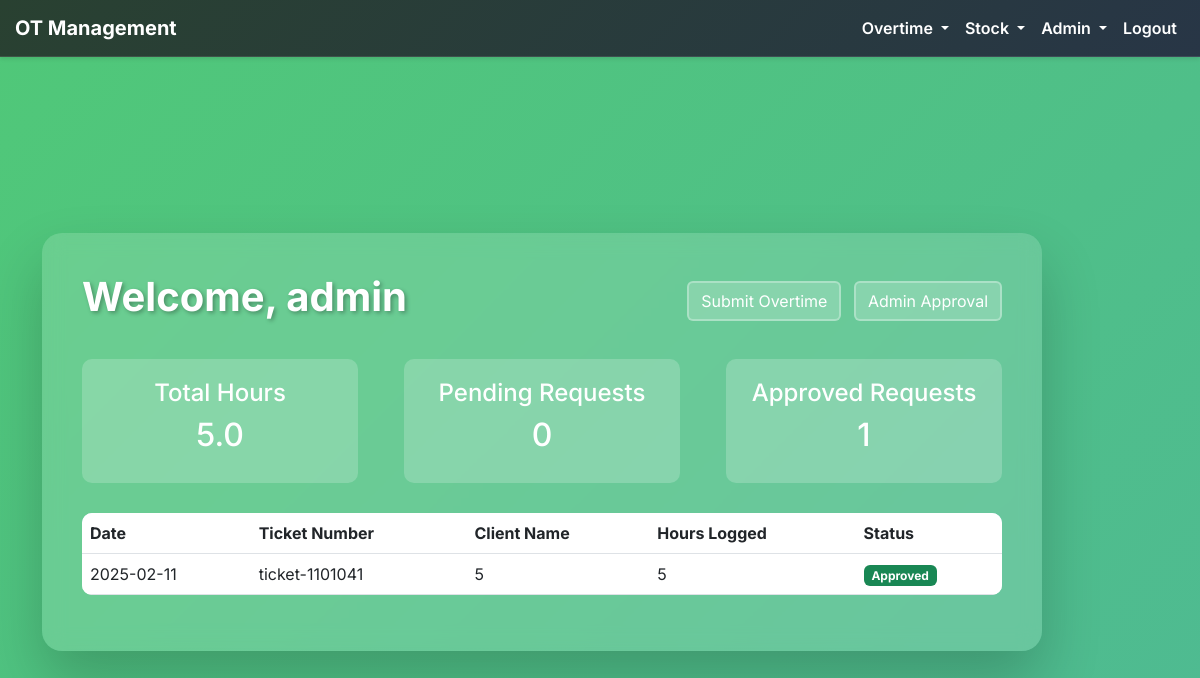
The page /dashboard (signed in) on the database its author committed.
### models/user.py (models this page shows, shortened)
class User(UserMixin, db.Model):
    id = db.Column(db.Integer, primary_key=True)
    username = db.Column(db.String(64), unique=True, nullable=False)
    email = db.Column(db.String(120), unique=True, nullable=True)
    password_hash = db.Column(db.String(255), nullable=False)
    is_admin = db.Column(db.Boolean, default=False, nullable=False)
    can_access_overtime = db.Column(db.Boolean, default=False, nullable=False)
    can_access_inventory = db.Column(db.Boolean, default=False, nullable=False)
    def has_overtime_access(self):
        return self.is_admin or self.can_access_overtime
    def has_inventory_access(self):
        return self.is_admin or self.can_access_inventory

### models/overtime.py (models this page shows, shortened)
class OvertimeRequest(db.Model):
    id = db.Column(db.Integer, primary_key=True)
    ticket_number = db.Column(db.String(50), nullable=False)
    time_logged = db.Column(db.String(20), nullable=False)  # Stored as a string for simplicity
    client_name = db.Column(db.String(100), nullable=False)
    manager_name = db.Column(db.String(100), nullable=False)
    date = db.Column(db.Date, nullable=False)
    created_at = db.Column(db.DateTime, default=datetime.utcnow)
    status = db.Column(db.String(20), default='pending')  # New field: pending, approved, denied

### routes/overtime.py (the view)
@overtime_blueprint.route('/dashboard', methods=['GET'])
@login_required
def dashboard():
    if not current_user.has_overtime_access():
        flash('You do not have permission to access overtime features.', 'danger')
        return redirect(url_for('index'))
    try:
        thirty_days_ago = datetime.now().date() - timedelta(days=30)
        user_requests = OvertimeRequest.query.filter(
            OvertimeRequest.manager_name == current_user.username,
            OvertimeRequest.date >= thirty_days_ago
        ).order_by(OvertimeRequest.date.desc()).all()
        total_hours = sum(float(req.time_logged) for req in user_requests)
        return render_template('dashboard.html',
                               requests=user_requests,
                               total_hours=total_hours)
    except OperationalError:
        from sqlalchemy import text
        db.session.execute(text('ALTER TABLE overtime_request ADD COLUMN status TEXT DEFAULT "pending"'))
        db.session.commit()
        user_requests = OvertimeRequest.query.filter(
            OvertimeRequest.manager_name == current_user.username,
            OvertimeRequest.date >= thirty_days_ago
        ).order_by(OvertimeRequest.date.desc()).all()
        total_hours = sum(float(req.time_logged) for req in user_requests)
        return render_template('dashboard.html',
                               requests=user_requests,
                               total_hours=total_hours)

### templates/dashboard.html (shortened to what this page needs)
{% extends "base.html" %}
{% block content %}
<div class="dashboard-container">
    <div class="dashboard-header">
        <h1 class="dashboard-title">Welcome, {{ current_user.username }}</h1>
        <div>
            <a href="{{ url_for('overtime.overtime_form') }}" class="btn btn-primary me-2">Submit Overtime</a>
            {% if current_user.is_admin %}
            <a href="{{ url_for('overtime.admin_overtime_approval') }}" class="btn btn-secondary">Admin Approval</a>
            {% endif %}
        </div>
    </div>
    <div class="dashboard-stats">
        <div class="stat-card">
            <h4>Total Hours</h4>
            <h2>{{ total_hours }}</h2>
        </div>
        <div class="stat-card">
            <h4>Pending Requests</h4>
            <h2>{{ requests|selectattr('status', 'equalto', 'pending')|list|length }}</h2>
        </div>
        <div class="stat-card">
            <h4>Approved Requests</h4>
            <h2>{{ requests|selectattr('status', 'equalto', 'approved')|list|length }}</h2>
        </div>
    </div>
    <table class="table table-hover">
        <thead>
            <tr>
                <th>Date</th>
                <th>Ticket Number</th>
                <th>Client Name</th>
                <th>Hours Logged</th>
                <th>Status</th>
            </tr>
        </thead>
        <tbody>
            {% for request in requests %}
            <tr>
                <td>{{ request.date }}</td>
                <td>{{ request.ticket_number }}</td>
                <td>{{ request.client_name }}</td>
                <td>{{ request.time_logged }}</td>
                <td>
                    {% if request.status == 'pending' %}
                        <span class="badge bg-warning">Pending</span>
                    {% elif request.status == 'approved' %}
                        <span class="badge bg-success">Approved</span>
                    {% else %}
                        <span class="badge bg-danger">Denied</span>
                    {% endif %}
                </td>
            </tr>
            {% endfor %}
        </tbody>
    </table>
</div>
{% endblock %}

### templates/base.html (style rules this page uses)
body { padding-top: 60px; background: linear-gradient(135deg, #50c878, #4a90e2); background-size: 400% 400%; animation: GradientBackground 15s ease infinite; color: white; font-family: 'Inter', sans-serif; min-height: 100vh; display: flex; align-items: center; justify-content: center; }
.table { color: #ffffff; }

### templates/dashboard.html (style rules this page uses)
body { background: linear-gradient(135deg, #50c878, #4a90e2); background-size: 400% 400%; animation: GradientBackground 15s ease infinite; color: white; font-family: 'Inter', sans-serif; min-height: 100vh; display: flex; align-items: center; justify-content: center; }
.dashboard-container { background: rgba(255, 255, 255, 0.15); backdrop-filter: blur(10px); border-radius: 20px; padding: 40px; box-shadow: 0 30px 60px rgba(0, 0, 0, 0.2); max-width: 1000px; width: 95%; transition: all 0.4s ease; }
.dashboard-header { display: flex; justify-content: space-between; align-items: center; margin-bottom: 30px; }
.dashboard-title { color: white; font-weight: 700; text-shadow: 2px 2px 4px rgba(0, 0, 0, 0.3); }
.dashboard-stats { display: flex; justify-content: space-between; margin-bottom: 30px; }
.stat-card { background: rgba(255, 255, 255, 0.2); border-radius: 10px; padding: 20px; text-align: center; width: 30%; }
.table { background: rgba(255, 255, 255, 0.9); border-radius: 10px; overflow: hidden; }
.table thead { background: rgba(74, 144, 226, 0.2); color: white; }
.btn-primary, .btn-secondary { background: rgba(255, 255, 255, 0.2); border: 2px solid rgba(255, 255, 255, 0.3); color: white; transition: all 0.3s ease; }

### rows shown on the page
User: username "admin"
OvertimeRequest: date "2025-02-11", ticket_number "ticket-1101041", client_name "5", time_logged "5", status "Approved"

### other values the page prints
{{ total_hours }} "5.0"
{{ requests|selectattr('status', 'equalto', 'pending')|list|length }} "0"
{{ requests|selectattr('status', 'equalto', 'approved')|list|length }} "1"
